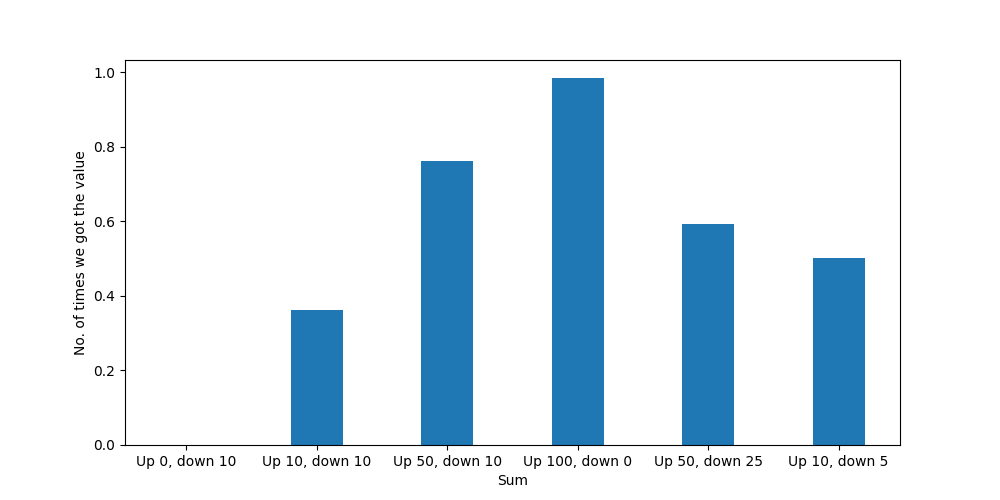

The Python source for this figure:
"""
https://medium.com/hacking-and-gonzo/how-reddit-ranking-algorithms-work-ef111e33d0d9#.uc7audaur
"""
import numpy as np
import matplotlib.pyplot as plt 

def rank(points, age_hours, G=1.8):
    return (
        points
    ) / (age_hours + 2) ** G


def generate_scores(ups, downs):
    n = ups + downs
    if n == 0:
        return 0

    z = 1.281551565545
    p = float(ups) / n

    left = p + 1/(2*n)*z*z
    right = z * np.sqrt(p * (1-p)/n + z*z/(4*n*n))
    under = 1+1/n*z*z

    return (left - right) / under

if __name__ == "__main__":
    results = {}
    for up, down in [
        [0, 10],
        [10, 10],
        [50, 10],
        [100, 0],
        [50, 25],
        [10, 5]
    ]:
        results[f"Up {up}, down {down}"] = generate_scores(up, down)
        
    fig = plt.figure(figsize = (10, 5))
    plt.bar(results.keys(), results.values(), width = 0.4)
    
    plt.xlabel("Sum")
    plt.ylabel("No. of times we got the value")    
    plt.savefig("reddit_comments.png")
